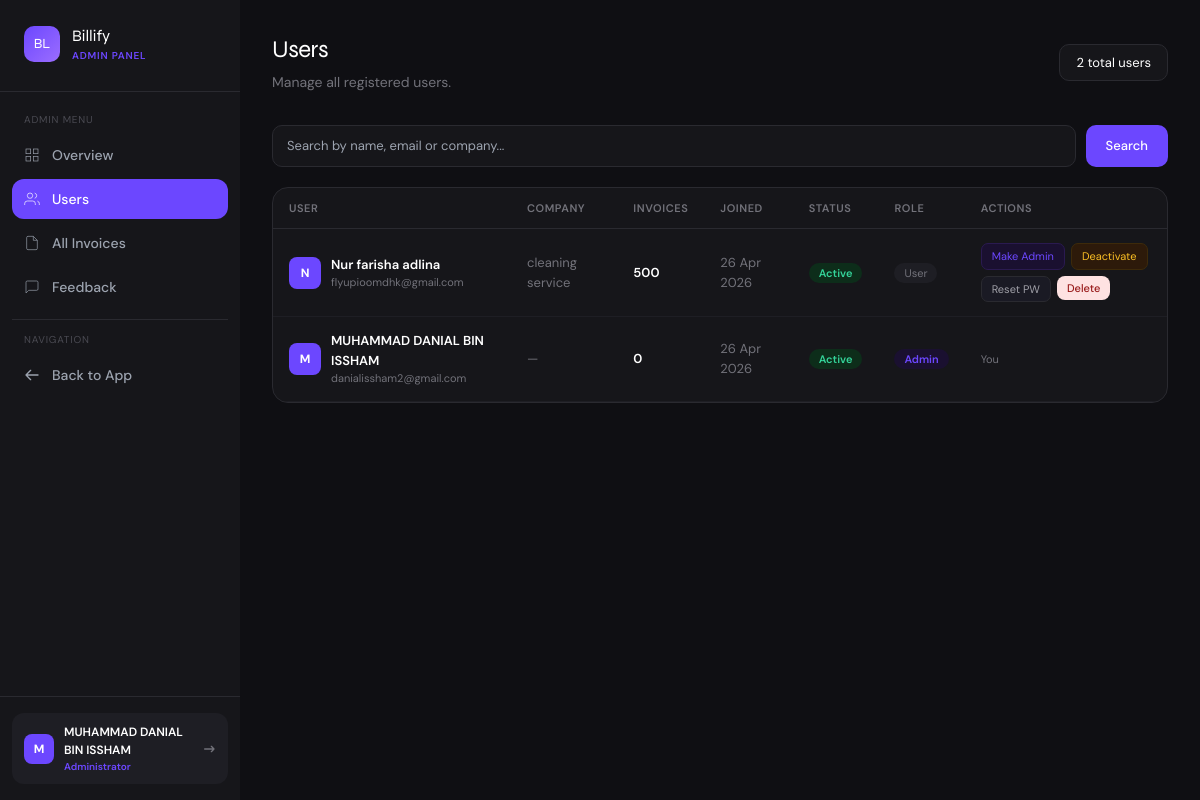
The app's page /admin/users (signed in) with its own data.
### app.py (models this page shows)
class User(UserMixin, db.Model):
    id = db.Column(db.Integer, primary_key=True)
    name = db.Column(db.String(100), nullable=False)
    email = db.Column(db.String(120), unique=True, nullable=False)
    password = db.Column(db.String(200), nullable=False)
    company = db.Column(db.String(100))
    is_admin = db.Column(db.Boolean, default=False)
    is_active_account = db.Column(db.Boolean, default=True)
    created_at = db.Column(db.DateTime, default=datetime.utcnow)
    invoices = db.relationship('Invoice', backref='owner', lazy=True)

### app.py (the view)
@app.route('/admin/users')
@login_required
@admin_required
def admin_users():
    search = request.args.get('search', '').strip()
    query = User.query
    if search:
        query = query.filter(db.or_(
            User.name.ilike(f'%{search}%'),
            User.email.ilike(f'%{search}%'),
            User.company.ilike(f'%{search}%')
        ))
    users = query.order_by(User.created_at.desc()).all()
    return render_template('admin/users.html', users=users, search=search)

### app.py (called while the page is built)
@app.after_request
def add_security_headers(response):
    response.headers['X-Content-Type-Options'] = 'nosniff'
    response.headers['X-Frame-Options'] = 'SAMEORIGIN'
    response.headers['X-XSS-Protection'] = '1; mode=block'
    response.headers['Referrer-Policy'] = 'strict-origin-when-cross-origin'
    return response

@login_manager.user_loader
def load_user(user_id):
    return User.query.get(int(user_id))

def admin_required(f):
    @wraps(f)
    def decorated(*args, **kwargs):
        if not current_user.is_authenticated or not current_user.is_admin:
            flash('Admin access required.', 'error')
            return redirect(url_for('dashboard'))
        return f(*args, **kwargs)
    return decorated

### templates/admin/users.html (shortened to what this page needs)
{% extends 'admin/base.html' %}
{% block content %}
<div class="flex items-center justify-between mb-8">
  <div>
    <h2 class="font-display font-700" style="font-size:24px;letter-spacing:-0.5px;color:white;">Users</h2>
    <p style="color:#72727a;font-size:14px;margin-top:4px;">Manage all registered users.</p>
  </div>
  <div style="background:#16161a;border:1px solid #2a2a30;border-radius:10px;padding:6px 4px;color:white;font-size:13px;padding:8px 16px;">
    {{ users|length }} total users
  </div>
</div>
<form method="GET" style="margin-bottom:20px;">
  <div style="display:flex;gap:10px;">
    <input type="text" name="search" value="{{ search }}" placeholder="Search by name, email or company..."
      style="flex:1;background:#16161a;border:1px solid #2a2a30;border-radius:10px;padding:10px 14px;font-size:13px;color:white;outline:none;"
      onfocus="this.style.borderColor='#6c47ff'" onblur="this.style.borderColor='#2a2a30'" />
    <button type="submit" class="btn-primary" style="padding:10px 20px;font-size:13px;">Search</button>
  </div>
</form>
<div style="background:#16161a;border:1px solid #2a2a30;border-radius:16px;overflow:hidden;">
  <table style="width:100%;font-size:13px;border-collapse:collapse;">
    <thead>
      <tr style="border-bottom:1px solid #2a2a30;">
        {% for col in ['User', 'Company', 'Invoices', 'Joined', 'Status', 'Role', 'Actions'] %}
        <th style="padding:12px 16px;text-align:left;font-size:11px;font-weight:600;color:#72727a;text-transform:uppercase;letter-spacing:0.05em;">{{ col }}</th>
        {% endfor %}
      </tr>
    </thead>
    <tbody>
      {% for u in users %}
      <tr style="border-bottom:1px solid #1e1e24;" onmouseover="this.style.background='#1e1e24'" onmouseout="this.style.background='transparent'">
        <td style="padding:14px 16px;">
          <div style="display:flex;align-items:center;gap:10px;">
            <div style="width:32px;height:32px;border-radius:8px;background:#6c47ff;display:flex;align-items:center;justify-content:center;font-weight:700;color:white;font-size:12px;flex-shrink:0;">
              {{ u.name[0].upper() }}
            </div>
            <div>
              <div style="font-weight:600;color:white;">{{ u.name }}</div>
              <div style="font-size:11px;color:#72727a;">{{ u.email }}</div>
            </div>
          </div>
        </td>
        <td style="padding:14px 16px;color:#72727a;">{{ u.company or '—' }}</td>
        <td style="padding:14px 16px;color:white;font-weight:600;">{{ u.invoices|length }}</td>
        <td style="padding:14px 16px;color:#72727a;">{{ u.created_at.strftime('%d %b %Y') }}</td>
        <td style="padding:14px 16px;">
          {% if u.is_active_account %}
          <span style="background:#0d2d1a;color:#34d399;padding:3px 10px;border-radius:20px;font-size:11px;font-weight:600;">Active</span>
          {% else %}
          <span style="background:#2d1010;color:#f87171;padding:3px 10px;border-radius:20px;font-size:11px;font-weight:600;">Inactive</span>
          {% endif %}
        </td>
        <td style="padding:14px 16px;">
          {% if u.is_admin %}
          <span style="background:#1a1030;color:#6c47ff;padding:3px 10px;border-radius:20px;font-size:11px;font-weight:600;">Admin</span>
          {% else %}
          <span style="background:#1e1e24;color:#72727a;padding:3px 10px;border-radius:20px;font-size:11px;">User</span>
          {% endif %}
        </td>
        <td style="padding:14px 16px;">
          {% if u.id != current_user.id %}
          <div style="display:flex;gap:6px;flex-wrap:wrap;">
            <form method="POST" action="{{ url_for('admin_toggle_admin', id=u.id) }}" style="display:inline;">
              <button type="submit" style="font-size:11px;padding:4px 10px;border-radius:7px;background:#1a1030;color:#6c47ff;border:1px solid #2a1a50;cursor:pointer;">
                {{ 'Remove Admin' if u.is_admin else 'Make Admin' }}
              </button>
            </form>
            <form method="POST" action="{{ url_for('admin_toggle_active', id=u.id) }}" style="display:inline;">
              <button type="submit" style="font-size:11px;padding:4px 10px;border-radius:7px;{% if u.is_active_account %}background:#2d1a0a;color:#fbbf24;border:1px solid #3d2a0a;{% else %}background:#0d2d1a;color:#34d399;border:1px solid #0d3d1a;{% endif %}cursor:pointer;">
                {{ 'Deactivate' if u.is_active_account else 'Activate' }}
              </button>
            </form>
            <button onclick="showResetModal({{ u.id }}, '{{ u.name }}')"
              style="font-size:11px;padding:4px 10px;border-radius:7px;background:#1a1a24;color:#a0a0a8;border:1px solid #2a2a30;cursor:pointer;">
              Reset PW
            </button>
            <form method="POST" action="{{ url_for('admin_delete_user', id=u.id) }}" style="display:inline;"
              onsubmit="return confirm('Delete {{ u.name }}? This will delete ALL their invoices too. Cannot be undone.')">
              <button type="submit" class="btn-danger" style="font-size:11px;padding:4px 10px;">Delete</button>
            </form>
          </div>
          {% else %}
          <span style="font-size:11px;color:#72727a;">You</span>
          {% endif %}
        </td>
      </tr>
      {% endfor %}
    </tbody>
  </table>
</div>
{% endblock %}

### templates/admin/base.html (shortened to what this page needs)
<!DOCTYPE html>
<html lang="en">
<head>
  <script src="https://cdn.tailwindcss.com"></script>
</head>
<body style="background:#0f0f13; min-height:100vh;">
<div class="flex min-h-screen">
  <aside style="width:240px;background:#16161a;flex-shrink:0;" class="fixed h-full z-10 flex flex-col">
    <div class="px-6 py-6" style="border-bottom:1px solid #2a2a30;">
      <div class="flex items-center gap-3 mb-1">
        <div style="width:36px;height:36px;background:linear-gradient(135deg,#6c47ff,#9b6dff);border-radius:10px;display:flex;align-items:center;justify-content:center;">
          <span class="font-display font-700 text-white" style="font-size:14px;">BL</span>
        </div>
        <div>
          <div class="font-display font-700 text-white" style="font-size:16px;">Billify</div>
          <div style="font-size:10px;color:#6c47ff;font-weight:600;letter-spacing:0.08em;">ADMIN PANEL</div>
        </div>
      </div>
    </div>
    <nav class="flex-1 px-3 py-5 space-y-1">
      <div style="font-size:10px;color:#4a4a52;text-transform:uppercase;letter-spacing:0.08em;padding:0 12px;margin-bottom:8px;">Admin Menu</div>
      <a href="{{ url_for('admin_dashboard') }}"
         class="nav-link flex items-center gap-3 px-3 py-2.5 rounded-xl text-sm font-medium {% if request.endpoint == 'admin_dashboard' %}active{% else %}text-gray-400{% endif %}">
        <svg class="w-4 h-4" fill="none" stroke="currentColor" viewBox="0 0 24 24"><rect x="3" y="3" width="7" height="7"/><rect x="14" y="3" width="7" height="7"/><rect x="14" y="14" width="7" height="7"/><rect x="3" y="14" width="7" height="7"/></svg>
        Overview
      </a>
      <a href="{{ url_for('admin_users') }}"
         class="nav-link flex items-center gap-3 px-3 py-2.5 rounded-xl text-sm font-medium {% if request.endpoint == 'admin_users' %}active{% else %}text-gray-400{% endif %}">
        <svg class="w-4 h-4" fill="none" stroke="currentColor" viewBox="0 0 24 24"><path d="M17 21v-2a4 4 0 0 0-4-4H5a4 4 0 0 0-4 4v2"/><circle cx="9" cy="7" r="4"/><path d="M23 21v-2a4 4 0 0 0-3-3.87"/><path d="M16 3.13a4 4 0 0 1 0 7.75"/></svg>
        Users
      </a>
      <a href="{{ url_for('admin_invoices') }}"
         class="nav-link flex items-center gap-3 px-3 py-2.5 rounded-xl text-sm font-medium {% if request.endpoint == 'admin_invoices' %}active{% else %}text-gray-400{% endif %}">
        <svg class="w-4 h-4" fill="none" stroke="currentColor" viewBox="0 0 24 24"><path d="M14 2H6a2 2 0 00-2 2v16a2 2 0 002 2h12a2 2 0 002-2V8z"/><polyline points="14 2 14 8 20 8"/></svg>
        All Invoices
      </a>
      <a href="{{ url_for('admin_feedback') }}"
         class="nav-link flex items-center gap-3 px-3 py-2.5 rounded-xl text-sm font-medium {% if request.endpoint == 'admin_feedback' %}active{% else %}text-gray-400{% endif %}">
        <svg class="w-4 h-4" fill="none" stroke="currentColor" viewBox="0 0 24 24"><path d="M21 15a2 2 0 0 1-2 2H7l-4 4V5a2 2 0 0 1 2-2h14a2 2 0 0 1 2 2z"/></svg>
        Feedback
      </a>
      <div style="border-top:1px solid #2a2a30;margin:12px 0;"></div>
      <div style="font-size:10px;color:#4a4a52;text-transform:uppercase;letter-spacing:0.08em;padding:0 12px;margin-bottom:8px;">Navigation</div>
      <a href="{{ url_for('dashboard') }}"
         class="nav-link flex items-center gap-3 px-3 py-2.5 rounded-xl text-sm font-medium text-gray-400">
        <svg class="w-4 h-4" fill="none" stroke="currentColor" viewBox="0 0 24 24"><path stroke-linecap="round" stroke-linejoin="round" stroke-width="2" d="M10 19l-7-7m0 0l7-7m-7 7h18"/></svg>
        Back to App
      </a>
    </nav>
    <div class="px-3 py-4" style="border-top:1px solid #2a2a30;">
      <div style="background:#1e1e24;border-radius:12px;padding:10px 12px;display:flex;align-items:center;gap:10px;">
        <div style="width:30px;height:30px;border-radius:8px;background:#6c47ff;display:flex;align-items:center;justify-content:center;font-weight:700;color:white;font-size:12px;flex-shrink:0;">
          {{ current_user.name[0].upper() }}
        </div>
        <div style="flex:1;min-width:0;">
          <div style="font-size:12px;font-weight:600;color:white;truncate;">{{ current_user.name }}</div>
          <div style="font-size:10px;color:#6c47ff;font-weight:600;">Administrator</div>
        </div>
        <a href="{{ url_for('logout') }}" title="Logout">
          <svg class="w-4 h-4" style="color:#72727a;" fill="none" stroke="currentColor" viewBox="0 0 24 24"><path stroke-linecap="round" stroke-linejoin="round" stroke-width="2" d="M17 16l4-4m0 0l-4-4m4 4H7"/></svg>
        </a>
      </div>
    </div>
  </aside>
  <main style="margin-left:240px;flex:1;padding:32px;background:#0f0f13;min-height:100vh;">
    {% block content %}{% endblock %}
  </main>
</div>
</body>
</html>

### templates/admin/base.html (style rules this page uses)
* { font-family: 'DM Sans', sans-serif; }
.font-display { font-family: 'Syne', sans-serif; }
:root { --accent: #6c47ff; --accent-dark: #4a2fe0; --surface: #f7f7fb; --card: #ffffff; --border: #ebebf0; --text: #16161a; --muted: #72727a; }
.nav-link { transition: all 0.15s ease; }
.nav-link.active { background: var(--accent); color: white; }
.btn-primary { background: var(--accent); color: white; border-radius: 10px; font-weight: 500; transition: all 0.15s; border: none; cursor: pointer; }
.btn-danger { background: #fee2e2; color: #991b1b; border-radius: 8px; font-weight: 500; transition: all 0.15s; border: none; cursor: pointer; }

### records on screen
User: name "M", name "MUHAMMAD DANIAL BIN ISSHAM", email "danialissham2@gmail.com", company "—", invoices|length "0", created_at "26 Apr 2026", is_active_account "Active", is_admin "Admin", shows "You"
User: name "N", name "Nur farisha adlina", email "flyupioomdhk@gmail.com", company "cleaning service", invoices|length "500", created_at "26 Apr 2026", shows "Active", shows "User", is_admin "Make Admin", is_active_account "Deactivate"

### other values on screen
{{ users|length }} "2"
{{ col }} "USER" "COMPANY" "INVOICES" "JOINED" "STATUS" "ROLE" "ACTIONS"
